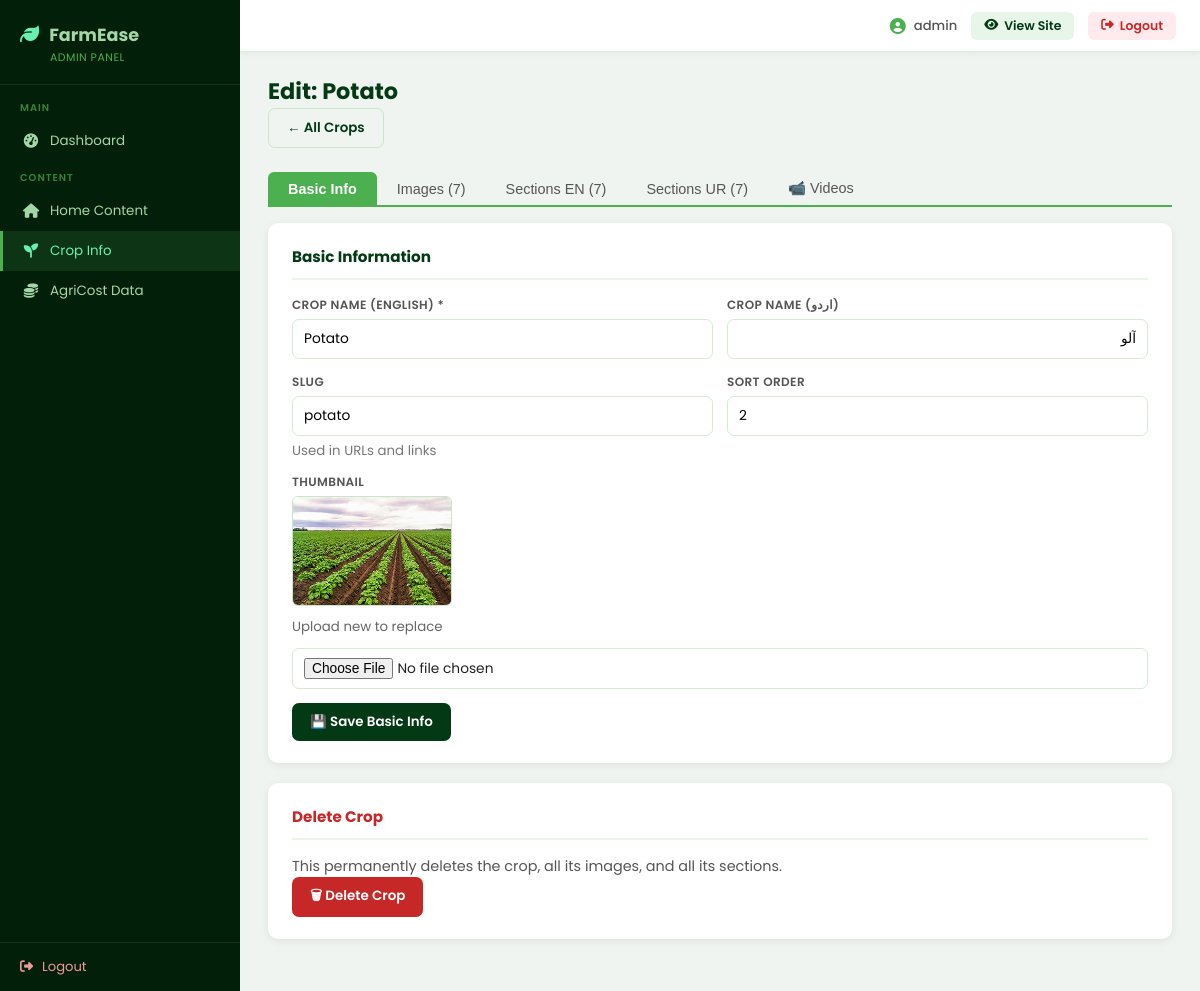
Page /backend/admin/crop-info.php?view=edit&id=2 (signed in) on the committed database.
### tables this page shows
CREATE TABLE `crops` (
  `id` int(11) NOT NULL,
  `slug` varchar(50) NOT NULL,
  `name_en` varchar(100) DEFAULT '',
  `name_ur` varchar(100) DEFAULT '',
  `desc_en` text DEFAULT NULL,
  `desc_ur` text DEFAULT NULL,
  `thumbnail` varchar(255) DEFAULT '',
  `video_1` varchar(100) DEFAULT '',
  `video_2` varchar(100) DEFAULT '',
  `video_3` varchar(100) DEFAULT '',
  `video_4` varchar(100) DEFAULT '',
  `sort_order` int(11) DEFAULT 0
);

### backend/admin/crop-info.php (the view, shortened to what this page needs)
<?php
function imgUrl($path) {
    return str_starts_with($path, 'http') ? $path : '../../frontend/' . $path;
}
global $conn;
$view = $_GET['view'] ?? '';
$id   = (int)($_GET['id'] ?? 0);
$msg  = $_GET['msg'] ?? '';
$tab  = $_GET['tab'] ?? 'basic';
$crop = null;
$images = [];
$secEn = [];
$secUr = [];
if ($view === 'edit' && $id) {
    $crop   = $conn->query("SELECT * FROM crops WHERE id=$id")->fetch_assoc();
    $images = $conn->query("SELECT * FROM crop_images WHERE crop_id=$id ORDER BY sort_order")->fetch_all(MYSQLI_ASSOC);
    $secEn  = $conn->query("SELECT * FROM crop_sections WHERE crop_id=$id AND lang='en' ORDER BY sort_order")->fetch_all(MYSQLI_ASSOC);
    $secUr  = $conn->query("SELECT * FROM crop_sections WHERE crop_id=$id AND lang='ur' ORDER BY sort_order")->fetch_all(MYSQLI_ASSOC);
}
$allCrops = $conn->query("SELECT * FROM crops ORDER BY sort_order, name_en")->fetch_all(MYSQLI_ASSOC);
?>
<!DOCTYPE html><html lang="en"><head><meta charset="UTF-8"><title>Crop Info</title>
<?php include __DIR__ . '/partials/head-styles.php'; ?>
</head><body>
<div class="layout">
<?php include __DIR__ . '/partials/sidebar.php'; ?>
<main class="content">
<?php if ($view === 'new'): ?>
<div class="page-header">
  <h1>Add New Crop</h1>
  <a href="crop-info.php" class="btn btn-outline">← Back</a>
</div>
<?php if ($msg === 'slug_taken'): ?>
<div class="alert alert-error">⚠ That slug is already taken. Choose a different one.</div>
<?php endif; ?>
<div class="card">
  <form method="POST" enctype="multipart/form-data">
    <input type="hidden" name="_action" value="create">
    <div class="form-grid">
      <div class="form-group">
        <label>Crop Name (English) *</label>
        <input type="text" name="name_en" required placeholder="e.g. Wheat">
      </div>
      <div class="form-group">
        <label>Crop Name (اردو)</label>
        <input type="text" name="name_ur" dir="rtl" placeholder="e.g. گندم">
      </div>
      <div class="form-group">
        <label>Slug (URL key) *</label>
        <input type="text" name="slug" required placeholder="e.g. wheat" id="slugInput">
        <small style="color:#777">Lowercase letters, numbers, hyphens only</small>
      </div>
      <div class="form-group">
        <label>Sort Order</label>
        <input type="number" name="sort_order" value="0">
      </div>
    </div>
    <div class="form-group" style="margin-top:12px">
      <label>Thumbnail Image</label>
      <input type="file" name="thumbnail" accept="image/*">
    </div>
    <div class="btn-group" style="margin-top:16px">
      <button type="submit" class="btn btn-primary">Create Crop →</button>
      <a href="crop-info.php" class="btn btn-outline">Cancel</a>
    </div>
  </form>
</div>
<script>
document.querySelector('input[name="name_en"]').addEventListener('input', function(){
  const s = document.getElementById('slugInput');
  if (!s.dataset.manual) s.value = this.value.toLowerCase().replace(/[^a-z0-9]+/g,'-').replace(/^-|-$/g,'');
});
document.getElementById('slugInput').addEventListener('input', function(){ this.dataset.manual = '1'; });
</script>
<?php elseif ($view === 'edit' && $crop): ?>
<div class="page-header">
  <h1>Edit: <?= htmlspecialchars($crop['name_en']) ?></h1>
  <a href="crop-info.php" class="btn btn-outline">← All Crops</a>
</div>
<div class="tab-strip">
  <button class="<?= $tab==='basic'?'active':'' ?>" onclick="showTab('basic')">Basic Info</button>
  <button class="<?= $tab==='images'?'active':'' ?>" onclick="showTab('images')">Images (<?= count($images) ?>)</button>
  <button class="<?= $tab==='en'?'active':'' ?>" onclick="showTab('en')">Sections EN (<?= count($secEn) ?>)</button>
  <button class="<?= $tab==='ur'?'active':'' ?>" onclick="showTab('ur')">Sections UR (<?= count($secUr) ?>)</button>
  <button class="<?= $tab==='videos'?'active':'' ?>" onclick="showTab('videos')">📹 Videos</button>
</div>
<div id="tab-basic" class="tab-pane <?= $tab==='basic'?'show':'' ?>">
<div class="card">
  <h2>Basic Information</h2>
  <form method="POST" enctype="multipart/form-data">
    <div class="form-grid">
      <div class="form-group">
        <label>Crop Name (English) *</label>
        <input type="text" name="name_en" value="<?= htmlspecialchars($crop['name_en']) ?>" required>
      </div>
      <div class="form-group">
        <label>Crop Name (اردو)</label>
        <input type="text" name="name_ur" dir="rtl" value="<?= htmlspecialchars($crop['name_ur']) ?>">
      </div>
      <div class="form-group">
        <label>Slug</label>
        <input type="text" name="slug" value="<?= htmlspecialchars($crop['slug']) ?>" required>
        <small style="color:#777">Used in URLs and links</small>
      </div>
      <div class="form-group">
        <label>Sort Order</label>
        <input type="number" name="sort_order" value="<?= (int)$crop['sort_order'] ?>">
      </div>
    </div>
    <div class="form-group" style="margin-top:12px">
      <label>Thumbnail</label>
      <?php if ($crop['thumbnail']): ?>
        <img src="<?= htmlspecialchars(imgUrl($crop['thumbnail'])) ?>" class="img-preview" style="max-width:160px;max-height:110px;border-radius:6px;border:1px solid #c8e6c9;display:block;margin-bottom:6px">
        <small style="color:#666">Upload new to replace</small>
      <?php endif; ?>
      <input type="file" name="thumbnail" accept="image/*" style="margin-top:6px">
    </div>
    <div class="btn-group" style="margin-top:14px">
      <button type="submit" class="btn btn-primary">💾 Save Basic Info</button>
    </div>
  </form>
</div>
<div class="card" style="border-color:#ffcdd2">
  <h2 style="color:#c62828">Delete Crop</h2>
  <p style="color:#555;font-size:.9rem">This permanently deletes the crop, all its images, and all its sections.</p>
  <form method="POST" onsubmit="return confirm('Delete this crop and ALL its data? This cannot be undone.')">
    <button type="submit" class="btn btn-danger">🗑 Delete Crop</button>
  </form>
</div>
</div>
<?php endif; ?>
</main></div></body></html>

### backend/admin/partials/head-styles.php (style rules this page uses)
* { box-sizing: border-box; margin: 0; padding: 0; }
body { font-family: 'Poppins', sans-serif; background: #f0f4f0; color: #222; }
.layout { display: flex; min-height: 100vh; }
.content { flex: 1; margin-left: 240px; padding: 74px 28px 32px; overflow-y: auto; min-width: 0; }
.page-header { margin-bottom: 24px; }
.page-header h1 { font-size: 1.4rem; font-weight: 700; color: #043915; display: flex; align-items: center; gap: 10px; }
.card { background: #fff; border-radius: 10px; padding: 22px 24px; box-shadow: 0 2px 8px rgba(0,0,0,.07); margin-bottom: 20px; }
.card h2 { font-size: .95rem; color: #043915; margin-bottom: 16px; padding-bottom: 10px; border-bottom: 2px solid #e8f5e9; display: flex; align-items: center; gap: 8px; }
.form-grid { display: grid; grid-template-columns: 1fr 1fr; gap: 14px; }
.form-group { display: flex; flex-direction: column; gap: 5px; }
.form-group label { font-size: .75rem; font-weight: 600; color: #555; text-transform: uppercase; letter-spacing: .4px; }
.form-group input, .form-group select, .form-group textarea { border: 1.5px solid #d4ebd4; border-radius: 7px; padding: 9px 11px; font-size: .86rem; font-family: 'Poppins', sans-serif; outline: none; transition: border-color .2s, box-shadow .2s; width: 100%; background: #fff; }
.btn { padding: 9px 18px; border-radius: 7px; border: none; cursor: pointer; font-size: .84rem; font-weight: 600; font-family: 'Poppins', sans-serif; text-decoration: none; display: inline-flex; align-items: center; gap: 7px; transition: background .2s, transform .15s; }
.btn-primary { background: #043915; color: #fff; }
.btn-danger { background: #c62828; color: #fff; }
.btn-outline { background: transparent; color: #043915; border: 1.5px solid #c8e6c9; }
.btn-group { display: flex; gap: 8px; margin-top: 14px; flex-wrap: wrap; }

### backend/admin/crop-info.php (style rules this page uses)
.tab-strip { display:flex;gap:0;border-bottom:2px solid #4caf50;margin-bottom:16px }
.tab-strip button { padding:8px 20px;border:none;background:none;cursor:pointer;font-size:.9rem;color:#555;border-radius:6px 6px 0 0;transition:background .15s }
.tab-strip button.active { background:#4caf50;color:#fff;font-weight:600 }
.tab-pane { display:none }
.tab-pane.show { display:block }

### rows in the picture
crops: name_en "Potato", name_ur "آلو", slug "potato", sort_order "2", thumbnail (picture)

### other values in the picture
$_SESSION['admin_user'] "admin"
count($images) "7"
count($secEn) "7"
count($secUr) "7"
